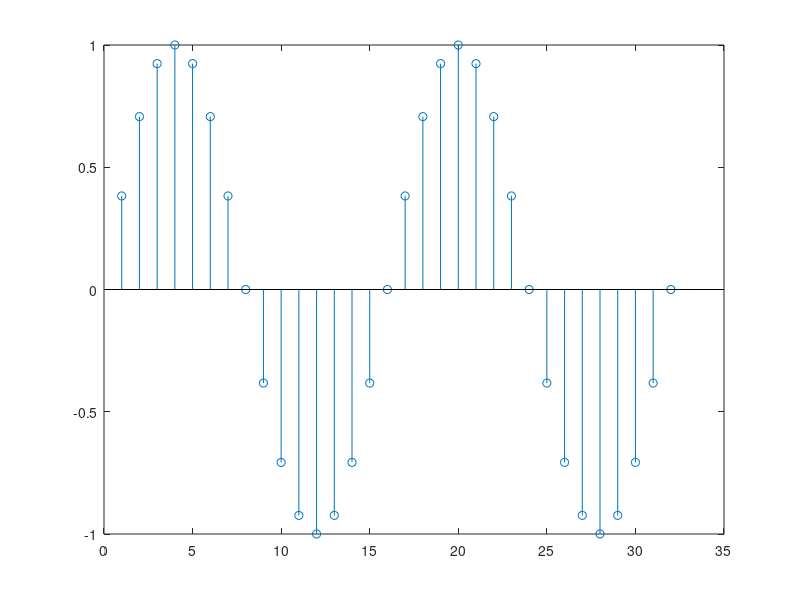

Here is the MATLAB script that generated this plot:
% Main function for running exercises
function main()
    % Declare the number of samples in the sine wave
    N = 32;
    % Declare the sample rate
    fs = 2048;
    % Create indexes 1 - N
    time = [1:N];
    % Declare the frequency as 128Hz
    frequency = 128;
    % Declare the amplitude
    amplitude = 1.0;

    % Generate signal x from parameters
    x = amplitude * sin(2*pi*frequency*(time/2048));

    % plot x to lollipop graph
    stem(x)


